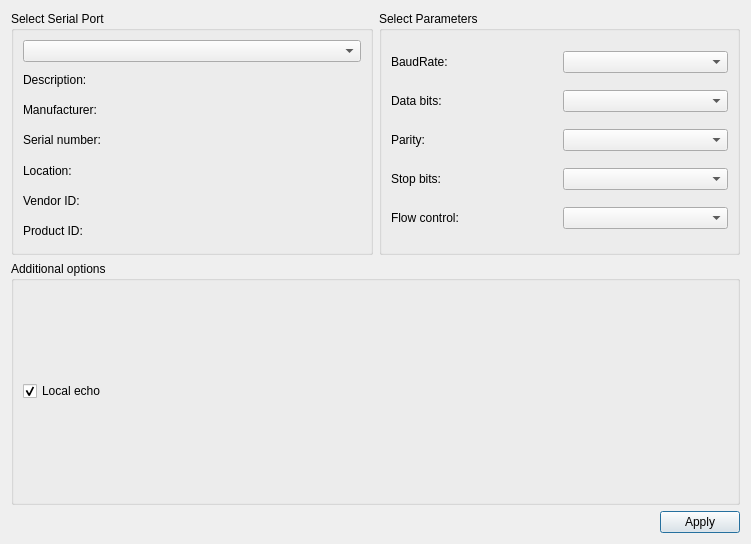
<?xml version="1.0" encoding="UTF-8"?>
<ui version="4.0">
 <class>SettingsDialog</class>
 <widget class="QDialog" name="SettingsDialog">
  <property name="geometry">
   <rect>
    <x>0</x>
    <y>0</y>
    <width>751</width>
    <height>544</height>
   </rect>
  </property>
  <property name="windowTitle">
   <string>Settings</string>
  </property>
  <layout class="QGridLayout" name="gridLayout_3">
   <item row="0" column="1">
    <widget class="QGroupBox" name="parametersBox">
     <property name="title">
      <string>Select Parameters</string>
     </property>
     <layout class="QGridLayout" name="gridLayout_2">
      <item row="0" column="0">
       <widget class="QLabel" name="baudRateLabel">
        <property name="text">
         <string>BaudRate:</string>
        </property>
       </widget>
      </item>
      <item row="0" column="1">
       <widget class="QComboBox" name="baudRateBox"/>
      </item>
      <item row="1" column="0">
       <widget class="QLabel" name="dataBitsLabel">
        <property name="text">
         <string>Data bits:</string>
        </property>
       </widget>
      </item>
      <item row="1" column="1">
       <widget class="QComboBox" name="dataBitsBox"/>
      </item>
      <item row="2" column="0">
       <widget class="QLabel" name="parityLabel">
        <property name="text">
         <string>Parity:</string>
        </property>
       </widget>
      </item>
      <item row="2" column="1">
       <widget class="QComboBox" name="parityBox"/>
      </item>
      <item row="3" column="0">
       <widget class="QLabel" name="stopBitsLabel">
        <property name="text">
         <string>Stop bits:</string>
        </property>
       </widget>
      </item>
      <item row="3" column="1">
       <widget class="QComboBox" name="stopBitsBox"/>
      </item>
      <item row="4" column="0">
       <widget class="QLabel" name="flowControlLabel">
        <property name="text">
         <string>Flow control:</string>
        </property>
       </widget>
      </item>
      <item row="4" column="1">
       <widget class="QComboBox" name="flowControlBox"/>
      </item>
     </layout>
    </widget>
   </item>
   <item row="0" column="0">
    <widget class="QGroupBox" name="selectBox">
     <property name="title">
      <string>Select Serial Port</string>
     </property>
     <layout class="QGridLayout" name="gridLayout">
      <item row="0" column="0">
       <widget class="QComboBox" name="serialPortInfoListBox"/>
      </item>
      <item row="1" column="0">
       <widget class="QLabel" name="descriptionLabel">
        <property name="text">
         <string>Description:</string>
        </property>
       </widget>
      </item>
      <item row="2" column="0">
       <widget class="QLabel" name="manufacturerLabel">
        <property name="text">
         <string>Manufacturer:</string>
        </property>
       </widget>
      </item>
      <item row="3" column="0">
       <widget class="QLabel" name="serialNumberLabel">
        <property name="text">
         <string>Serial number:</string>
        </property>
       </widget>
      </item>
      <item row="4" column="0">
       <widget class="QLabel" name="locationLabel">
        <property name="text">
         <string>Location:</string>
        </property>
       </widget>
      </item>
      <item row="5" column="0">
       <widget class="QLabel" name="vidLabel">
        <property name="text">
         <string>Vendor ID:</string>
        </property>
       </widget>
      </item>
      <item row="6" column="0">
       <widget class="QLabel" name="pidLabel">
        <property name="text">
         <string>Product ID:</string>
        </property>
       </widget>
      </item>
     </layout>
    </widget>
   </item>
   <item row="2" column="0" colspan="2">
    <layout class="QHBoxLayout" name="horizontalLayout">
     <item>
      <spacer name="horizontalSpacer">
       <property name="orientation">
        <enum>Qt::Horizontal</enum>
       </property>
       <property name="sizeHint" stdset="0">
        <size>
         <width>96</width>
         <height>20</height>
        </size>
       </property>
      </spacer>
     </item>
     <item>
      <widget class="QPushButton" name="applyButton">
       <property name="text">
        <string>Apply</string>
       </property>
      </widget>
     </item>
    </layout>
   </item>
   <item row="1" column="0" colspan="2">
    <widget class="QGroupBox" name="additionalOptionsGroupBox">
     <property name="title">
      <string>Additional options</string>
     </property>
     <layout class="QVBoxLayout" name="verticalLayout">
      <item>
       <widget class="QCheckBox" name="localEchoCheckBox">
        <property name="text">
         <string>Local echo</string>
        </property>
        <property name="checked">
         <bool>true</bool>
        </property>
       </widget>
      </item>
     </layout>
    </widget>
   </item>
  </layout>
 </widget>
 <resources/>
 <connections/>
</ui>
